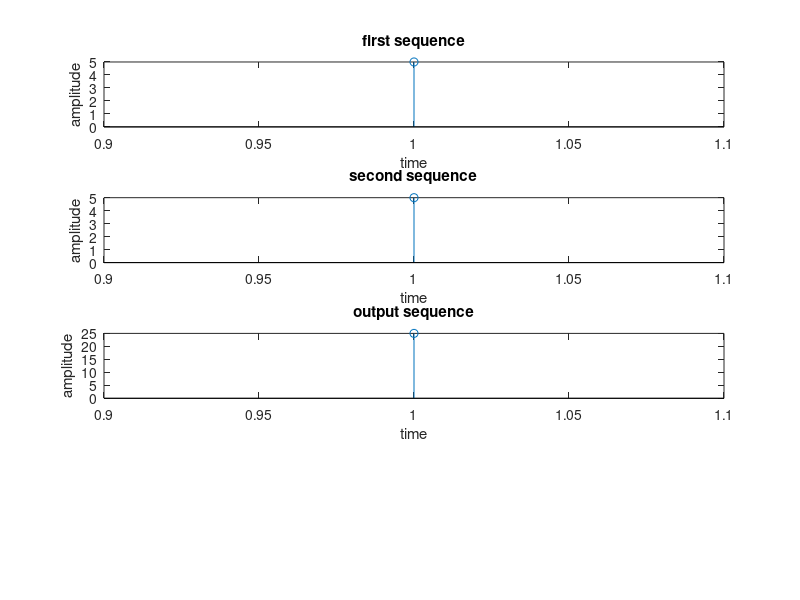

The MATLAB source for this figure:
%aim:- to write a program of two sequence

clc; clear all; close all;
x=input('enter the first sequence');
h=input('enter the second sequence');
l1=length(x);
l2=length(h);
N=max(l1,l2);
x=[x zeros(1,N-l1)];
h=[h zeros(1,N-l2)];
y=zeros(1,N);
for n=1:N
    for m=1:N
        if(n-m<0)
            k=N+n-m+1;
        else
            k=n-m+1;
        end
    
    y(n)=y(n)+x(k)*h(m);
    end
end
output=y;
subplot(411);
stem(1:l1,x);
xlabel('time');
ylabel('amplitude');
title('first sequence');
subplot(412);
stem(1:m,h);
xlabel('time');
ylabel('amplitude');
title('second sequence')
subplot(413);
stem(1:N,y);
xlabel('time');
ylabel('amplitude');
title('output sequence')


